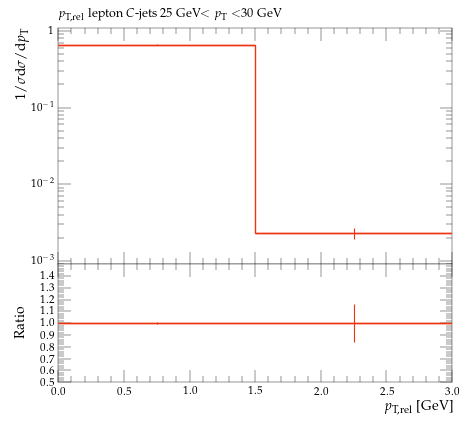

This chart was generated by the following Python code:
#! /usr/bin/env python

# This Python script was auto-generated using YODA v2.0.2.
# Analysis object: /MC_HFDECAYS/avg_C_jet_l_pTrel_25_30
# Timestamp: 24-07-2026 (16:40:05)

import matplotlib as mpl
import matplotlib.pyplot as plt
mpl.use('Agg') # comment out for interactive use
import os
import numpy as np

plotDir = os.path.split(os.path.realpath(__file__))[0]
if 'YODA_USER_PLOT_PATH' in globals():
    plot_outdir = globals()['YODA_USER_PLOT_PATH']
else:
    plot_outdir = plotDir

#plot style
plt.style.use(os.path.join(plotDir, '../default.mplstyle'))
# plot metadata
figW, figH = plt.rcParams['figure.figsize']
ax_xLabel = r'$p_\mathrm{T,rel}$ [GeV]'
ax_yLabel = r'$1/\sigma \mathrm{d}\sigma/\mathrm{d}p_\mathrm{T}$'
ax_title  = r'$p_\mathrm{T,rel}$ lepton $C$-jets 25 GeV$<p_\mathrm{T}<$30 GeV'
ax_xScale = 'linear'
ax_yScale = 'log'
xLims = (0.0, 3.0)
yLims = (0.0009000000000000001, 1.1)

# TeX-friendly labels for the legend
labels = {
    'legend' : ([ r"user.marsella.51666151.EXT0.\_000002.gettipesanti" ], r""),
}

# Adjust canvas width and height
canvasW = 10.0
canvasH = 9.0
figW *= canvasW/10.
figH *= canvasH/9.

# Create figure and axis objects
fig, (ax, ratio0_ax) = plt.subplots(2, 1, sharex=True,
                  figsize=(figW,figH), gridspec_kw={'height_ratios': (6.0, 3.0)})

# Set figure margins
plt.subplots_adjust(
    left   = 1.0 * plt.rcParams['figure.subplot.left'],
    right  = 1.0 * plt.rcParams['figure.subplot.right'],
    top    = 1.0 * plt.rcParams['figure.subplot.top'],
    bottom = 1.0 * plt.rcParams['figure.subplot.bottom'])

ratio0_ax.yaxis.set_major_locator(mpl.ticker.MultipleLocator(0.1))
ratio0_ax.set_ylim(0.5, 1.4999)
ratio0_ax.set_ylabel('Ratio')

# the numerical data is stored in a separate file
dataf = dict()
prefix = os.path.split(__file__)[0]
if prefix:    prefix = prefix + '/'
exec(open(prefix+'avg_C_jet_l_pTrel_25_30__data.py').read(), dataf)


legend_handles = dict() # keep track of handles for the legend

# style options for curves
# starts at zorder>=5 to draw curve on top of legend
styles = {
  'user.marsella.51666151.EXT0._000002.gettipesanti.yoda.gz': {
    'color' : '#EE3311',
    'linestyle' : '-',
    'linewidth' : 1,
    'marker' : 'none',
    'markersize' : 2,
    'capsize' : 0.0,
    'zorder' : 5,
    'histstyle' : 1,
    'drawstyle' : 'steps-pre',
    'xerrorbars' : 1,
    'yerrorbars' : 1,
    'fillcolor' : None,
    'fillopacity' : 1.0,
    'ratio0_linestyle' : '-',
    'ratio0_linewidth' : 1,
    'ratio0_marker' : 'none',
    'ratio0_markersize' : 2,
    'ratio0_capsize' : 0.0,
    'ratio0_zorder' : 5,
    'ratio0_histstyle' : 1,
    'ratio0_drawstyle' : 'steps-pre',
    'ratio0_xerrorbars' : 1,
    'ratio0_yerrorbars' : 1,
  },
}

# curve from input yoda files in main panel
for label, yvals in dataf['yvals'].items():
    if all(np.isnan(v) for v in dataf['yvals'][label]):
        continue
    tmp = None
    if styles[label]['histstyle']: # draw as histogram
        xpos = dataf['xedges'][label] if styles[label]['drawstyle'] else dataf['xpoints'][label]
        ypos = np.insert(yvals, 0, yvals[0]) if styles[label]['drawstyle'] else yvals
        if styles[label]['fillcolor']: # fill area below curve
            ax.fill_between(xpos, ypos, step='pre',
                            color=styles[label]['fillcolor'],
                            alpha=styles[label]['fillopacity'])
        tmp, = ax.plot(xpos, ypos,
                       color=styles[label]['color'],
                       linestyle=styles[label]['linestyle'],
                       linewidth=styles[label]['linewidth'],
                       drawstyle=styles[label]['drawstyle'], solid_joinstyle='miter',
                       zorder=styles[label]['zorder'], label=label)
    tmp = ax.errorbar(dataf['xpoints'][label], yvals,
                      xerr=np.array(dataf['xerrs'][label])*styles[label]['xerrorbars'],
                      yerr=np.array(dataf['yerrs'][label])*styles[label]['yerrorbars'],
                      fmt=styles[label]['marker'], capsize=styles[label]['capsize'],
                      markersize=styles[label]['markersize'],
                      ecolor=styles[label]['color'],
                      color=styles[label]['color'], zorder=styles[label]['zorder'])
    tmp[-1][0].set_linestyle(styles[label]['linestyle'])
    tmp[-1][0].set_linewidth(styles[label]['linewidth'])
    if label in dataf['add_legend_handle']:  legend_handles[label] = tmp
    for varLabel in dataf['variation_yvals'].keys():
        if varLabel.startswith(label):
            tmp, = ax.plot(dataf['xedges'][label], dataf['variation_yvals'][varLabel],
                           color=styles[label]['color'],
                           linestyle=styles[label]['linestyle'],
                           linewidth=styles[label]['linewidth'],
                           drawstyle='steps-pre', solid_joinstyle='miter',
                           zorder=styles[label]['zorder'], alpha=0.5)


# plots on ratio panel
# curve from input yoda files in ratio panel
for label, yvals in dataf['ratio0_yvals'].items():
    if all(np.isnan(v) for v in yvals):
        continue
    if styles[label]['ratio0_histstyle']: # plot as histogram
        xpos = dataf['xedges']['user.marsella.51666151.EXT0._000002.gettipesanti.yoda.gz'] if styles[label]['ratio0_drawstyle'] else dataf['xpoints']['user.marsella.51666151.EXT0._000002.gettipesanti.yoda.gz']
        ypos = np.insert(yvals, 0, yvals[0]) if styles[label]['ratio0_drawstyle'] else yvals
        ratio0_ax.plot(xpos, ypos,
                       color=styles[label]['color'],
                       linewidth=styles[label]['linewidth'],
                       linestyle=styles[label]['ratio0_linestyle'],
                       drawstyle=styles[label]['ratio0_drawstyle'], zorder=styles[label]['zorder'],
                       solid_joinstyle='miter')
    tmp = ratio0_ax.errorbar(dataf['xpoints']['user.marsella.51666151.EXT0._000002.gettipesanti.yoda.gz'], yvals,
                             xerr=np.array(dataf['ref_xerrs'])*styles[label]['ratio0_xerrorbars'],
                             yerr=np.array(dataf['ratio0_yerrs'][label])*styles[label]['ratio0_yerrorbars'],
                             fmt=styles[label]['ratio0_marker'], capsize=styles[label]['ratio0_capsize'],
                             markersize=styles[label]['ratio0_markersize'],
                             ecolor=styles[label]['color'],
                             color=styles[label]['color'])
    tmp[-1][0].set_linestyle(styles[label]['ratio0_linestyle'])
    tmp[-1][0].set_linewidth(styles[label]['ratio0_linewidth'])

    for varlabel in dataf['ratio0_variation_vals'].keys():
        if varlabel.startswith(label):
            ratio0_ax.plot(dataf['xedges']['user.marsella.51666151.EXT0._000002.gettipesanti.yoda.gz'],
                            dataf['ratio0_variation_vals'][varlabel],
                            color=styles[label]['color'],
                            linestyle=styles[label]['linestyle'],
                            linewidth=styles[label]['linewidth'],
                            drawstyle='steps-pre', solid_joinstyle='miter',
                            zorder=1, alpha=0.5)

legend_items = list(legend_handles.values())
ax.add_artist(ax.legend(legend_items,
                        labels['legend'][0],
                        title=labels['legend'][1],
                        alignment='right',
                        loc='upper right',
                        bbox_to_anchor=(1.0, 0.03),markerfirst=False))

# set plot metadata as defined above
ratio0_ax.set_xlabel(ax_xLabel)
ratio0_ax.xaxis.set_label_coords(1., -0.15)
ax.set_ylabel(ax_yLabel, ha='right', va='top')
ax.yaxis.set_label_coords(-0.11, 1.0)
ax.set_title(ax_title, loc='left')
ax.set_xscale(ax_xScale)
ax.set_yscale(ax_yScale)
ax.set_xlim(xLims)
ax.set_ylim(yLims)

# tick formatting
plt.rcParams['xtick.top'] = True
plt.rcParams['ytick.right'] = True
ax.yaxis.set_major_locator(mpl.ticker.LogLocator(base=10.0, numticks=np.inf))
ax.yaxis.set_minor_locator(mpl.ticker.LogLocator(
                           base=10.0, subs=np.arange(0.1, 1, 0.1), numticks=np.inf))
fig.align_ylabels((ax, ratio0_ax))
plt.savefig(os.path.join(plot_outdir, 'avg_C_jet_l_pTrel_25_30.pdf'), format='PDF')
plt.savefig(os.path.join(plot_outdir, 'avg_C_jet_l_pTrel_25_30.png'), format='PNG')

plt.close(fig)
